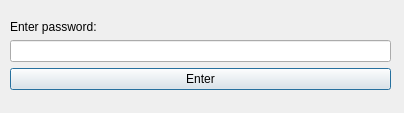
<?xml version="1.0" encoding="UTF-8"?>
<ui version="4.0">
 <class>PasswordWindow</class>
 <widget class="QDialog" name="PasswordWindow">
  <property name="geometry">
   <rect>
    <x>0</x>
    <y>0</y>
    <width>404</width>
    <height>113</height>
   </rect>
  </property>
  <property name="windowTitle">
   <string>Dialog</string>
  </property>
  <widget class="QWidget" name="">
   <property name="geometry">
    <rect>
     <x>10</x>
     <y>20</y>
     <width>381</width>
     <height>70</height>
    </rect>
   </property>
   <layout class="QVBoxLayout" name="verticalLayout">
    <item>
     <widget class="QLabel" name="label">
      <property name="text">
       <string>Enter password:</string>
      </property>
     </widget>
    </item>
    <item>
     <widget class="QLineEdit" name="passwordLabel"/>
    </item>
    <item>
     <widget class="QPushButton" name="Enter">
      <property name="text">
       <string>Enter</string>
      </property>
     </widget>
    </item>
   </layout>
  </widget>
 </widget>
 <resources/>
 <connections/>
</ui>
